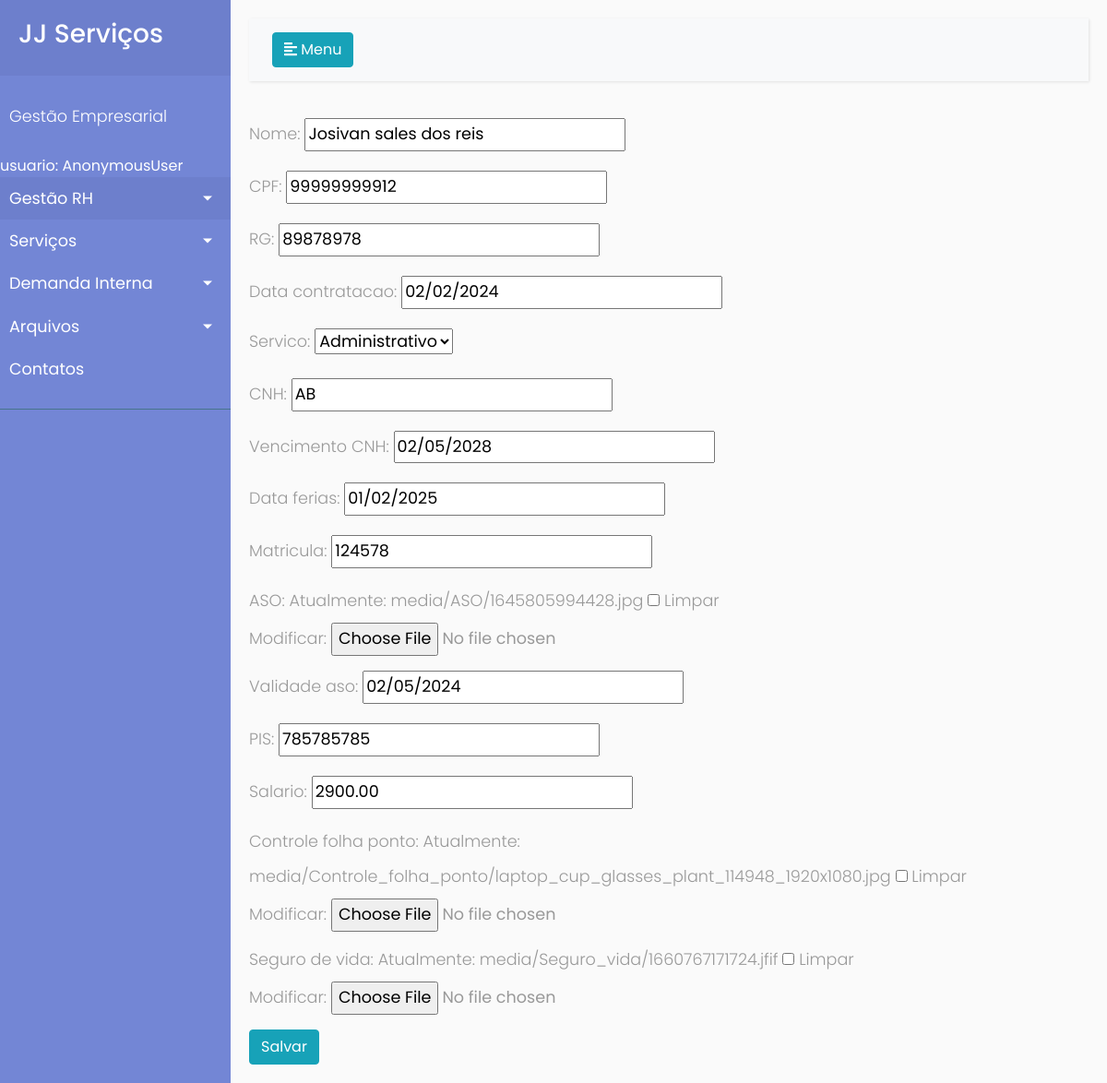
Page /editar/collaborator/7/ on the committed database.
### GestaoHR/models.py (models this page shows, shortened)
class collaborator(models.Model):
    tipo_servico = [
        ('Administrativo','Administrativo'),
        ('Externo', 'Externo'),
    ]
    Nome = models.CharField(max_length=150, blank=False, null=False)
    CPF = models.CharField(max_length=11, unique=True, blank=False, null=False)
    RG = models.CharField(max_length=12, unique=True, blank=True, null=True)
    Servico = models.CharField(max_length=20,choices=tipo_servico, )
    CNH = models.CharField(max_length=12, blank=True, null=True)
    Vencimento_CNH = models.DateField(blank=True, null=True)
    Data_contratacao = models.DateField(blank=True, null=True)
    Data_ferias = models.DateField()
    matricula = models.CharField(max_length=15, blank=True, null=True, unique=True)
    ASO = models.FileField(upload_to='media/ASO/', blank=True, null=True)
    validade_aso = models.DateField()
    PIS = models.CharField(max_length=15, blank=True, null=True)
    Salario = models.DecimalField(max_digits=10, decimal_places=2, )
    Controle_folha_ponto = models.FileField(upload_to='media/Controle_folha_ponto/', blank=True, null=True)
    Seguro_de_vida = models.FileField(upload_to='media/Seguro_vida/', blank=True, null=True)

### GestaoHR/views.py (the view)
# urls.py: path('editar/collaborator/<int:pk>/', views.FazerUpdate.as_view(), name='fazerupdate'),
class FazerUpdate(UpdateView):
    model = collaborator
    template_name = 'update_collaborator.html'
    fields = ['Nome', 'CPF', 'RG', 'Data_contratacao', 'Servico', 'CNH', 'Vencimento_CNH', 'Data_contratacao', 'Data_ferias', 'matricula', 'ASO', 'validade_aso', 'PIS', 'Salario', 'Controle_folha_ponto', 'Seguro_de_vida']
    success_url = reverse_lazy('viewcollaborator')

### GestaoHR/templates/update_collaborator.html (shortened to what this page needs)
{% extends 'base.html' %}
{% block 'Material' %}
<form method="post">
    {{ form.as_p }}
    <button class="btn btn-info" type="submit" >Salvar</button>
</form>
{% endblock %}

### GestaoHR/static/CSS/style.css (style rules this page uses)
body { font-family: 'Poppins', sans-serif; background: #fafafa; }
p { font-family: 'Poppins', sans-serif; font-size: 1.1em; font-weight: 300; line-height: 1.7em; color: #999; }
a, a:hover, a:focus { color: inherit; text-decoration: none; transition: all 0.3s; }

### rows in the picture
collaborator: Nome "Josivan sales dos reis", CPF "99999999912", RG "89878978", Data_contratacao "02/02/2024", Servico "Administrativo", CNH "AB", Vencimento_CNH "02/05/2028", Data_ferias "01/02/2025", matricula "124578", validade_aso "02/05/2024", PIS "785785785", Salario "2900.00"

### other values in the picture
{{ request.user }} "AnonymousUser"
